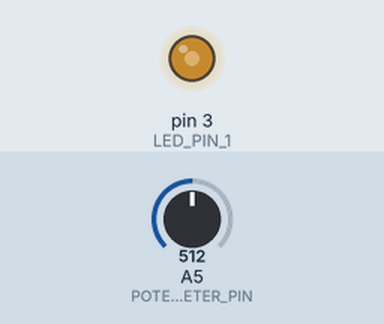
This sketch was run on a simulated Arduino Uno, built with avr-gcc and run on an emulated ATmega328P. Parts: output pins drawn as LEDs (lit = HIGH). The inputs (shaded band) are chosen by the test bench; at power-on: A5 (POTENTIOMETER_PIN) = 512.

Above: at 1.2 s.
1.3 s: A5 (POTENTIOMETER_PIN) set to 716
At 1.8 s:
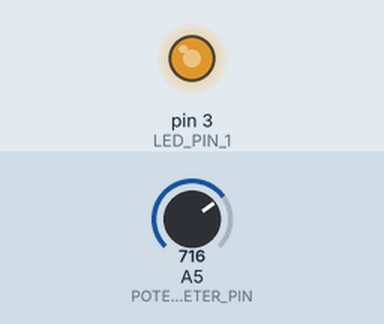
2.8 s: A5 (POTENTIOMETER_PIN) set to 900
At 4.0 s:
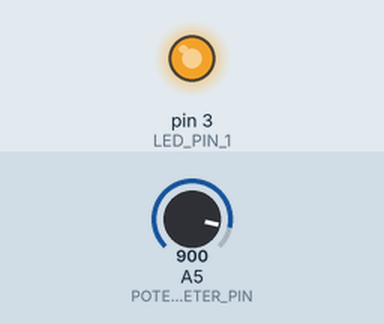
4.3 s: A5 (POTENTIOMETER_PIN) set to 245
At 5.5 s:
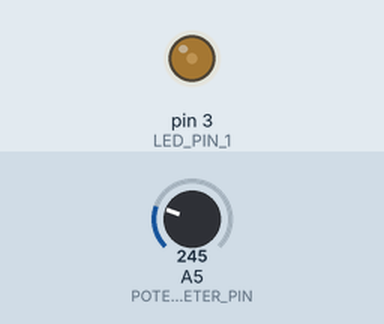
5.8 s: A5 (POTENTIOMETER_PIN) set to 0
At 6.7 s:
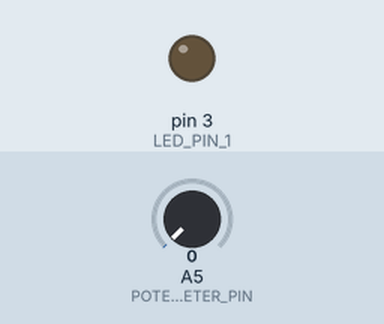
Timing chart, 0 to 8.8 s (numbered marks = the images above; inputs shaded):
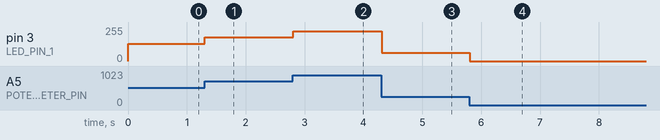

Measured:
- after the input at 1.3 s, pin 3 (LED_PIN_1): 128/255 → 179/255 at once
- after the input at 2.8 s, pin 3 (LED_PIN_1): 179/255 → 225/255 at once
- after the input at 4.3 s, pin 3 (LED_PIN_1): 225/255 → 61/255 at once
- after the input at 5.8 s, pin 3 (LED_PIN_1): 61/255 → 0/255 at once

The sketch:

02-MaxIntensityLedWithStoredValues.ino
```cpp
/**
 * The program turn-on/off a LED using a potentiometer.
 * The max intensity value of the led is read from EEPROM.
 * The value can be changed by using the user's input from the Serial Monitor.
 */

#include <EEPROM.h>

#define LED_PIN_1 3
#define POTENTIOMETER_PIN A5
#define DELAY 100
#define EEPROM_ADDRESS 0

unsigned long previous_time = 0;
unsigned long curr_time = millis();
unsigned max_led_brightness;
int buffer;

void setup() {
  // configure serial monitor
  Serial.begin(115200);  // [bps]
  Serial.setTimeout(10);  // [ms]

  // configure led and potentiomenter
  pinMode(LED_PIN_1, OUTPUT);
  // REMEMBER: Analog IN pin must not be initialize with pinMode()

  // set led brighteness using stored default settigs
  max_led_brightness = EEPROM.read(EEPROM_ADDRESS);
  analogWrite(LED_PIN_1, max_led_brightness);
}

void loop()
{
  // user input
  curr_time = millis();
  if ((curr_time - previous_time) > DELAY) {  // async user input check
    if (Serial.available() > 0) { // check data from user
      buffer = Serial.parseInt();
      if (buffer >= 50 && buffer <= 255) {
        Serial.println("Max Intensity default value updated to: " + String(buffer));
        EEPROM.write(EEPROM_ADDRESS, buffer);  // store new default value into EEPROM at address 0x00
        max_led_brightness = buffer;  // for the current session
      } else {
        Serial.println("Value must be in the range 50-255!");
      }
    }
    previous_time += DELAY;
  }

  // Potentiometer
  int led_brightness = int(analogRead(POTENTIOMETER_PIN) * 0.25);
  if (led_brightness <= max_led_brightness)
  	analogWrite(LED_PIN_1, led_brightness);  // 100 to 0% of 5v


  delay(100);  // 10Hz
}
```
